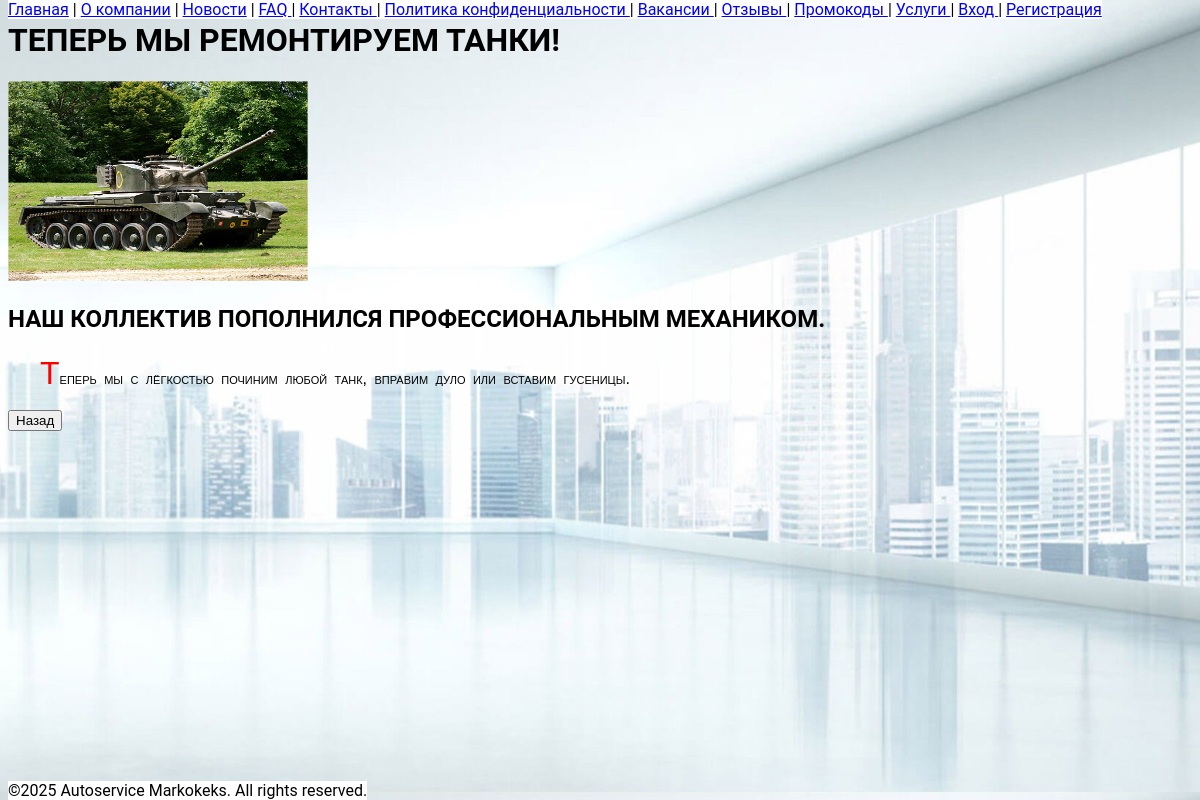
/article/7, run on the app's committed database.
### news/models.py (models this page shows)
class Article(models.Model):
    id = models.AutoField(primary_key=True)
    title = models.CharField(max_length=50)
    heading = models.CharField(max_length=200)
    photo = models.ImageField(upload_to="images/", default="images/default.jpg")
    text = models.CharField(max_length=500)
    class Meta:
        verbose_name_plural = "Article"
        get_latest_by = ['title']

### news/views.py (the view)
# urls.py: path('article/<int:id>', article, name="article"),
def article(request, id):
    _article = Article.objects.get(id=id)
    return render(request, 'article.html', {"article": _article})

### news/templates/article.html (shortened to what this page needs)
{% extends "base.html" %}
{% block header %} {{article.title}} {% endblock header %}
{% block style %}
    {% load static %}
{% endblock %}
{% block content %}
    <article>
        <img src="{{article.photo.url}}" alt="News image" width="300" height="200">
        <h2>{{article.heading}} </h2>
        <p class="text">{{article.text}}</p>
    </article>
    <a href="/news">
        <button>Назад</button>
    </a>
{% endblock %}

### static/css/base.css (style rules this page uses)
body { font-family: 'Roboto', Arial, sans-serif; background-image: url("/static/crash.png"); background-size: 100%; background-position: top; background-repeat: repeat-y; }
h2 { font-variant: small-caps; }
a { color: blue; }
p { font-family: 'Arial', sans-serif; text-indent: 2em; line-height: 1.3; font-variant: small-caps; word-spacing: 3px; letter-spacing: 0px; overflow-wrap: break-word; word-break: break-all; text-align: left; }
h1, h2, h3 { text-transform: uppercase; }
@media (min-width: 1025px) { body { background-color: #66cc66; } }
@media (min-height: 800px) { body { font-size: 18px; } }
@media (min-height: 600px) and (max-height: 800px) { body { font-size: 16px; } }
button { cursor: pointer; }

### static/css/article.css (style rules this page uses)
p.text::first-letter { color: red; font-size: 200%; }

### data on the page
Article: title "ТЕПЕРЬ МЫ РЕМОНТИРУЕМ ТАНКИ!", photo (picture), heading "НАШ КОЛЛЕКТИВ ПОПОЛНИЛСЯ ПРОФЕССИОНАЛЬНЫМ МЕХАНИКОМ.", text "Теперь мы с лёгкостью починим любой танк, вправим дуло или вставим гусеницы."
